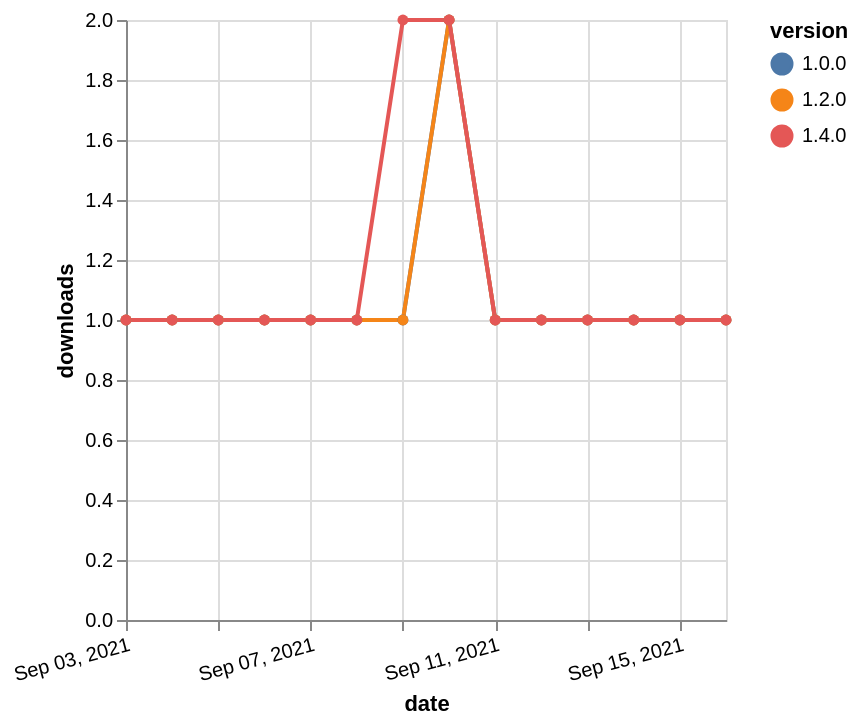

The Vega-Lite source for this figure:
### Vega-Lite specification from a JSON file in a GitHub repository (floating-point values rounded to 4 significant figures)
{"$schema": "https://vega.github.io/schema/vega-lite/v5.json", "description": "A simple bar chart with embedded data.", "data": {"values": [{"date": "2021-09-03", "total": 177, "delta": 1, "version": "1.0.0"}, {"date": "2021-09-04", "total": 178, "delta": 1, "version": "1.0.0"}, {"date": "2021-09-05", "total": 179, "delta": 1, "version": "1.0.0"}, {"date": "2021-09-06", "total": 180, "delta": 1, "version": "1.0.0"}, {"date": "2021-09-07", "total": 181, "delta": 1, "version": "1.0.0"}, {"date": "2021-09-08", "total": 182, "delta": 1, "version": "1.0.0"}, {"date": "2021-09-09", "total": 183, "delta": 1, "version": "1.0.0"}, {"date": "2021-09-10", "total": 185, "delta": 2, "version": "1.0.0"}, {"date": "2021-09-11", "total": 186, "delta": 1, "version": "1.0.0"}, {"date": "2021-09-12", "total": 187, "delta": 1, "version": "1.0.0"}, {"date": "2021-09-13", "total": 188, "delta": 1, "version": "1.0.0"}, {"date": "2021-09-14", "total": 189, "delta": 1, "version": "1.0.0"}, {"date": "2021-09-15", "total": 190, "delta": 1, "version": "1.0.0"}, {"date": "2021-09-16", "total": 191, "delta": 1, "version": "1.0.0"}, {"date": "2021-09-03", "total": 155, "delta": 1, "version": "1.2.0"}, {"date": "2021-09-04", "total": 156, "delta": 1, "version": "1.2.0"}, {"date": "2021-09-05", "total": 157, "delta": 1, "version": "1.2.0"}, {"date": "2021-09-06", "total": 158, "delta": 1, "version": "1.2.0"}, {"date": "2021-09-07", "total": 159, "delta": 1, "version": "1.2.0"}, {"date": "2021-09-08", "total": 160, "delta": 1, "version": "1.2.0"}, {"date": "2021-09-09", "total": 161, "delta": 1, "version": "1.2.0"}, {"date": "2021-09-10", "total": 163, "delta": 2, "version": "1.2.0"}, {"date": "2021-09-11", "total": 164, "delta": 1, "version": "1.2.0"}, {"date": "2021-09-12", "total": 165, "delta": 1, "version": "1.2.0"}, {"date": "2021-09-13", "total": 166, "delta": 1, "version": "1.2.0"}, {"date": "2021-09-14", "total": 167, "delta": 1, "version": "1.2.0"}, {"date": "2021-09-15", "total": 168, "delta": 1, "version": "1.2.0"}, {"date": "2021-09-16", "total": 169, "delta": 1, "version": "1.2.0"}, {"date": "2021-09-03", "total": 170, "delta": 1, "version": "1.4.0"}, {"date": "2021-09-04", "total": 171, "delta": 1, "version": "1.4.0"}, {"date": "2021-09-05", "total": 172, "delta": 1, "version": "1.4.0"}, {"date": "2021-09-06", "total": 173, "delta": 1, "version": "1.4.0"}, {"date": "2021-09-07", "total": 174, "delta": 1, "version": "1.4.0"}, {"date": "2021-09-08", "total": 175, "delta": 1, "version": "1.4.0"}, {"date": "2021-09-09", "total": 177, "delta": 2, "version": "1.4.0"}, {"date": "2021-09-10", "total": 179, "delta": 2, "version": "1.4.0"}, {"date": "2021-09-11", "total": 180, "delta": 1, "version": "1.4.0"}, {"date": "2021-09-12", "total": 181, "delta": 1, "version": "1.4.0"}, {"date": "2021-09-13", "total": 182, "delta": 1, "version": "1.4.0"}, {"date": "2021-09-14", "total": 183, "delta": 1, "version": "1.4.0"}, {"date": "2021-09-15", "total": 184, "delta": 1, "version": "1.4.0"}, {"date": "2021-09-16", "total": 185, "delta": 1, "version": "1.4.0"}]}, "width": "container", "mark": {"type": "line", "point": {"filled": true}}, "encoding": {"x": {"field": "date", "type": "temporal", "timeUnit": "yearmonthdate", "title": "date", "axis": {"labelAngle": -15}}, "y": {"field": "delta", "type": "quantitative", "title": "downloads"}, "color": {"field": "version", "type": "nominal"}, "tooltip": {"field": "delta"}}}
